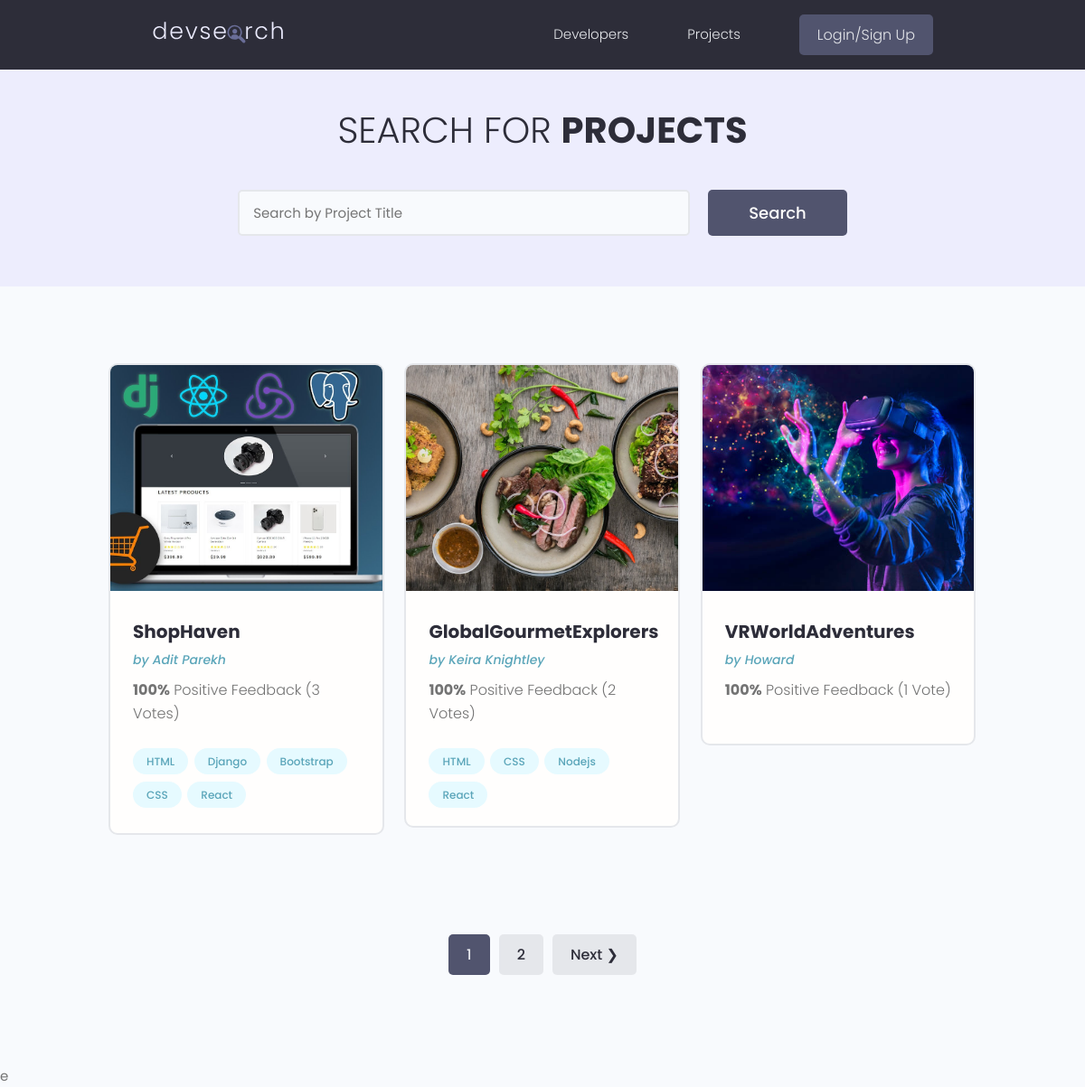
/projects/, run on the app's committed database.
### projects/models.py (models this page shows, shortened)
class Project(models.Model):
    owner = models.ForeignKey(Profile, null=True, blank=True, on_delete=models.CASCADE)
    title = models.CharField(max_length=200)
    description = models.TextField(null=True, blank=True)
    demo_link = models.CharField(max_length=2000, null=True, blank=True)
    source_link = models.CharField(max_length=2000, null=True, blank=True)
    featured_image = models.ImageField(null=True, blank = True)
    tags = models.ManyToManyField('Tag', blank=True)
    vote_total = models.IntegerField(default=0, null=True, blank=True)
    vote_ratio = models.IntegerField(default=0, null=True, blank=True)
    created = models.DateTimeField(auto_now_add=True)
    id = models.UUIDField(default=uuid.uuid4, unique=True, primary_key=True, editable=False)
    class Meta:
        ordering = ['-vote_ratio', '-vote_total', 'title']
    @property
    def imageURL(self):
        try:
            url = self.featured_image.url
        except:
            url = settings.STATIC_URL + 'd.jpg'
        return url

class Tag(models.Model):
    name = models.CharField(max_length=200)
    created = models.DateTimeField(auto_now_add=True)
    id = models.UUIDField(default=uuid.uuid4, unique=True, primary_key=True, editable=False)
    def __str__(self):
        return self.name

### users/models.py (models this page shows, shortened)
class Profile(models.Model):
    user = models.OneToOneField(
        User, on_delete=models.CASCADE, null=True, blank=True)
    name = models.CharField(max_length=200, blank=True, null=True)
    email = models.EmailField(max_length=500, blank=True, null=True)
    username = models.CharField(max_length=200, blank=True, null=True)
    location = models.CharField(max_length=200, blank=True, null=True)
    short_intro = models.CharField(max_length=200, blank=True, null=True)
    bio = models.TextField(blank=True, null=True)
    profile_image = models.ImageField(
        null=True, blank=True, upload_to='profiles/', default="profiles/user-default.png")
    social_github = models.CharField(max_length=200, blank=True, null=True)
    social_twitter = models.CharField(max_length=200, blank=True, null=True)
    social_linkedin = models.CharField(max_length=200, blank=True, null=True)
    social_youtube = models.CharField(max_length=200, blank=True, null=True)
    social_website = models.CharField(max_length=200, blank=True, null=True)
    created = models.DateTimeField(auto_now_add=True)
    id = models.UUIDField(default=uuid.uuid4, unique=True,
                          primary_key=True, editable=False)
    class Meta:
        ordering = ['created']

### projects/views.py (the view)
def project1(request):
    projects, search_query = searchProjects(request)
    custom_range, projects = paginateProject(request, projects, 3)
    context = {'projects' : projects, 'search_query':search_query, 'custom_range':custom_range}
    return render(request, 'projects/projects.html', context)

### projects/utils.py (called while the page is built)
def searchProjects(request):
    search_query = ''
    if request.GET.get('search_query'):
        search_query = request.GET.get('search_query')
    tags = Tag.objects.filter(name__icontains=search_query)
    projects = Project.objects.distinct().filter(
        Q(title__icontains=search_query) |
        Q(description__icontains=search_query) |
        Q(owner__name__icontains=search_query) |
        Q(tags__in=tags)
    )
    return projects, search_query

def paginateProject(request, projects, results):
    page = request.GET.get('page')
    result = 3
    paginator = Paginator(projects, result)
    try:
        projects = paginator.page(page)
    except PageNotAnInteger:  # Makes sure that your first page does not start with a numer
        page = 1;
        projects = paginator.page(page)
    except EmptyPage:
        page = paginator.num_pages
        projects = paginator.page(page)
    leftindex = (int(page)-1)
    if leftindex < 1:
        leftindex = 1
    rightindex = (int(page)+1)
    if rightindex > paginator.num_pages:
        rightindex = paginator.num_pages
    custom_range = range(leftindex, rightindex+1)
    return custom_range, projects

### projects/templates/projects/projects.html (shortened to what this page needs)
{% extends 'main.html' %}
{% block content %}
<main class="projects">
    <section class="hero-section text-center">
      <div class="container container--narrow">
        <div class="hero-section__box">
          <h2>Search for <span>Projects</span></h2>
        </div>
        <div class="hero-section__search">
          <form id='searchForm' class="form" action="{% url 'project1' %}" method="get">
            <div class="form__field">
              <input class="input input--text" id="formInput#search" type="text" name="search_query"
              placeholder="Search by Project Title" />
            </div>
            <input class="btn btn--sub btn--lg" type="submit" value="Search" />
          </form>
        </div>
      </div>
    </section>
    <section class="projectsList">
      <div class="container">
        <div class="grid grid--three">
            {% for x in projects %}
          <div class="column">
            <div class="card project">
              <a href="{% url 'project2' x.id %}" class="project">
                <img class="project__thumbnail" src="{{x.imageURL}}" alt="project thumbnail" />
                <div class="card__body">
                  <h3 class="project__title">{{x.title}}</h3>
                  <p><a class="project__author" href="{% url 'user-profile' x.owner.id %}">by {{x.owner.name}}</a></p>
                  <p class="project--rating">
                    <span style="font-weight: bold;">{{x.vote_ratio}}%</span> Positive
                    Feedback ({{x.vote_total}} Vote{{x.vote_total|pluralize:"s"}})
                  </p>
                  <div class="project__tags">
                    {% for y in x.tags.all%}
                    <span class="tag tag--pill tag--main">
                      <small>{{y}}</small>
                    </span>
                    {% endfor %}
                  </div>
                </div>
              </a>
            </div>
          </div>
          {% endfor  %}
        </div>
      </div>
    </section>
   {% include 'paginate.html' with queryset=projects custom_range=custom_range %}
  </main>e
{% endblock content %}

### static/styles/app.css (style rules this page uses)
:root { --color-sub: #2d2d39; }
.btn--sub { background-color: var(--color-sub-light); }
.card { border: 2px solid var(--color-light); }
img { width: 100%; }
.hero-section { height: 40vh; display: flex; align-items: center; background-color: var(--color-sub); }
.hero-section__box { margin-bottom: 4rem; }
.hero-section__box > h2, .hero-section__box > h2 > span { font-size: 4rem; color: var(--color-light); line-height: 1.3; text-transform: uppercase; }
.hero-section__box > h2 { font-weight: 300; }
.hero-section__box > h2 > span { font-weight: 700; }
.hero-section__search > .form { display: flex; align-items: center; justify-content: center; gap: 2rem; }
.hero-section__search > .form input.input--text { width: 50rem; }
.project__author { font-size: 1.4rem; font-style: italic; }
.project--rating { margin-bottom: 1.6em; margin-top: .5em; }
.projects > .hero-section { background: var(--color-sub-lighter); height: 30vh; }
.projects .hero-section__box { margin-bottom: 2.5rem; }
.projects .hero-section__box > h2 { color: var(--color-sub); }
.projects .hero-section__box > h2 > span { font-weight: 700; color: var(--color-sub); }
.projectsList { margin-top: 8rem; }
.project__thumbnail { height: 25rem; object-fit: cover; object-position: top center; }
.project__title { font-size: 2rem; font-weight: 700; color: var(--color-sub); }

### static/uikit/styles/modules/_variables.css (style rules this page uses)
:root { --color-main: #5aa5b9; --color-main-light: #e6faff; --color-sub: #3f4156; --color-sub-light: #51546e; --color-sub-lighter: #ededfd; --color-text: #737373; --color-gray: #8b8b8b; --color-light: #e5e7eb; --color-light-gray: #767676; --color-bg: #f8fafd; --color-white: #fffefd; --color-white-light: #f3f3f3; --color-success: #359e64; --color-success-bg: #def8e8; --color-error: #fc4b0b; --color-error-bg: #fff2ee; --font-base: 'Poppins', arial, helvetica, 'Segoe UI', roboto, ubuntu, sans-serif; --font-monospace: 'Fira Code', 'Courier New', courier, monospace; --font-regular: 300; --font-medium: 500; --font-bold: 700; --generic-shadow: 1px 1px 5px #00000010; --generic-transition: all 0.3s ease-in-out; }

### static/uikit/styles/modules/_base.css (style rules this page uses)
* { margin: 0; padding: 0; box-sizing: border-box; text-rendering: optimizeLegibility; color: inherit; font-size: inherit; }
html { font-size: 50%; }
@media only screen and (min-width: 480px) { html { font-size: 56.25%; } }
@media only screen and (min-width: 1200px) { html { font-size: 62.5%; } }
body { line-height: 1.6; font-weight: 400; font-size: 1.5rem; color: var(--color-text); background-color: var(--color-bg); min-height: 100vh; }

### static/uikit/styles/modules/_typography.css (style rules this page uses)
* { font-family: var(--font-base); }
h2 { font-size: 3.6rem; font-weight: var(--font-bold); }
h3 { font-size: 3.2rem; font-weight: var(--font-medium); }
p, span, strong { font-size: 1.6rem; color: var(--color-text); font-weight: var(--font-regular); }
a { padding-bottom: 2px; text-decoration: none; display: inline-block; color: var(--color-main); font-weight: var(--font-medium); }

### static/uikit/styles/modules/_utilities.css (style rules this page uses)
.container { width: 92%; max-width: 165rem; margin: 0 auto; box-sizing: border-box; }
.container--narrow { width: 92%; max-width: 120rem; }
@media screen and (min-width: 1000px) { .container { width: 90%; } }
@media screen and (min-width: 1000px) { .container--narrow { width: 85%; } }
@media screen and (min-width: 1200px) { .container { width: 80%; } }
@media screen and (min-width: 1200px) { .container--narrow { width: 72%; } }
.text-center { text-align: center; }

### static/uikit/styles/modules/_button.css (style rules this page uses)
.btn { display: inline-block; position: relative; cursor: pointer; background-color: var(--color-light); font-weight: var(--font-medium); color: var(--color-sub); text-decoration: none; padding: 1rem 2rem; border-radius: 0.5rem; border: none; width: -webkit-fit-content; width: -moz-fit-content; width: fit-content; height: -webkit-fit-content; height: -moz-fit-content; height: fit-content; font-size: 1.6rem; outline-width: 0; outline-color: transparent; -webkit-backface-visibility: hidden; backface-visibility: hidden; transition: all 0.3s ease-in-out; }
.btn--sub { background-color: var(--color-sub); color: var(--color-white); }
.btn--lg { font-size: 1.8rem; padding: 1.2rem 4.5rem; }

### static/uikit/styles/modules/_card.css (style rules this page uses)
.card { border-radius: 1rem; background-color: var(--color-white); border: 1.5px solid var(--color-light); width: auto; height: auto; margin-top: 0.5rem; margin-bottom: 0.5rem; overflow: hidden; }
.card__body, .card__header { padding: 2rem 2.5rem; }

### data on the page
Project: imageURL (picture), title "ShopHaven", owner.name "Adit Parekh", vote_ratio "100", vote_total "3"
Tag: name "HTML"
Tag: name "Django"
Tag: name "Bootstrap"
Tag: name "CSS"
Tag: name "React"
Project: imageURL (picture), title "GlobalGourmetExplorers", owner.name "Keira Knightley", vote_ratio "100", vote_total "2"
Tag: name "Nodejs"
Project: imageURL (picture), title "VRWorldAdventures", owner.name "Howard", vote_ratio "100", vote_total "1"

### other printed values
{{ page }} "1"
{{ page }} "2"
